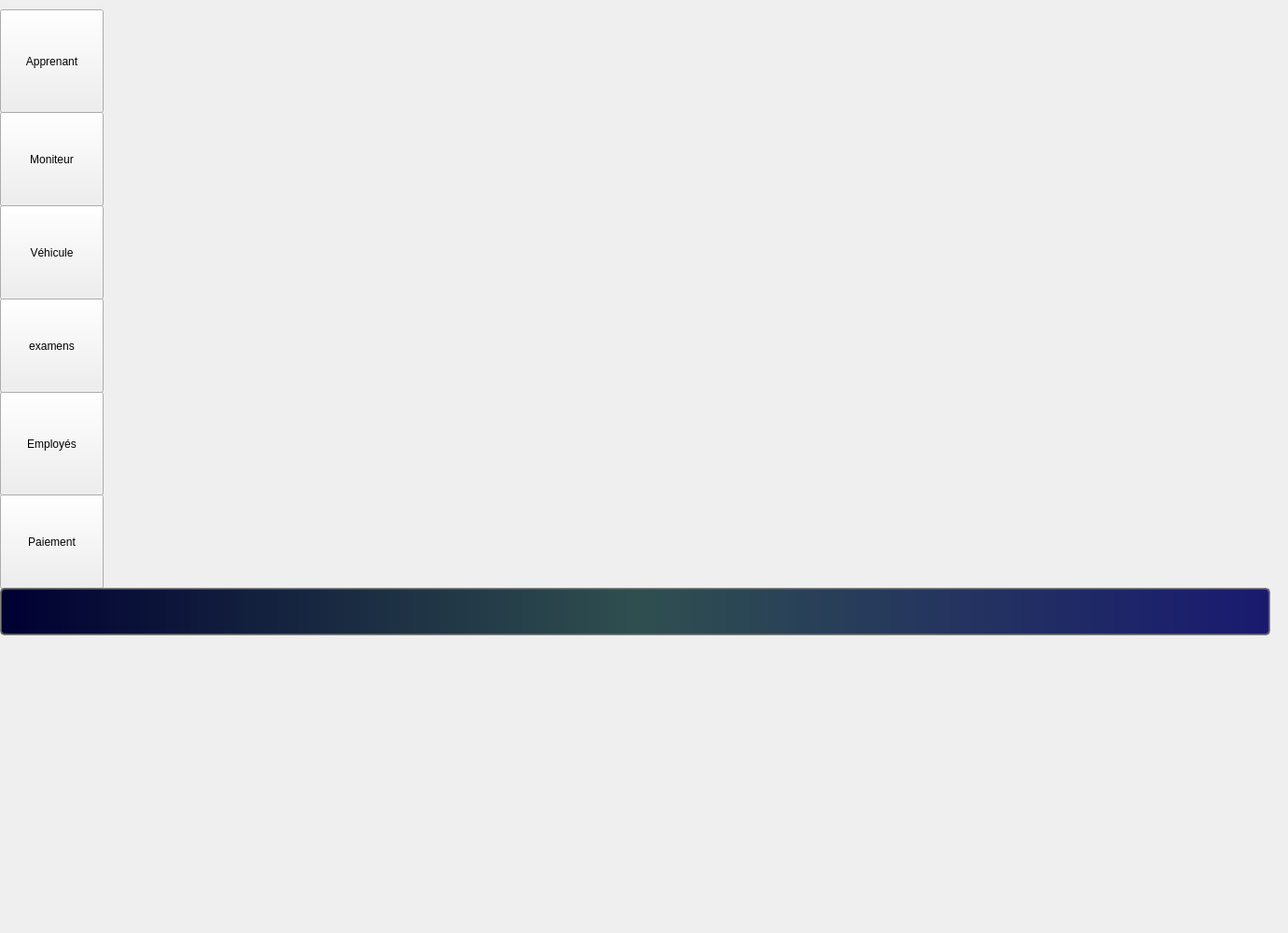
    <widget class="QWidget" name="Menu">
     <widget class="QPushButton" name="pushButton_examens">
      <property name="geometry">
       <rect>
        <x>0</x>
        <y>320</y>
        <width>111</width>
        <height>101</height>
       </rect>
      </property>
      <property name="styleSheet">
       <string notr="true">
    background: qlineargradient(x1:0, y1:0, x2:1, y2:0,
        stop:0 #43cea2,
        stop:1 #185a9d
    );
    color: white;
    border-radius: 12px;
    padding: 10px 22px;
    font-weight: bold;
    border: 1px solid #144d7e;
}

QPushButton:hover {
    background: qlineargradient(x1:0, y1:0, x2:1, y2:0,
        stop:0 #2ebf91,
        stop:1 #0f2027
    );</string>
      </property>
      <property name="text">
       <string>examens</string>
      </property>
     </widget>
     <widget class="QPushButton" name="Bvehicule">
      <property name="geometry">
       <rect>
        <x>0</x>
        <y>220</y>
        <width>111</width>
        <height>101</height>
       </rect>
      </property>
      <property name="styleSheet">
       <string notr="true">
    background: qlineargradient(x1:0, y1:0, x2:1, y2:0,
        stop:0 #43cea2,
        stop:1 #185a9d
    );
    color: white;
    border-radius: 12px;
    padding: 10px 22px;
    font-weight: bold;
    border: 1px solid #144d7e;
}

QPushButton:hover {
    background: qlineargradient(x1:0, y1:0, x2:1, y2:0,
        stop:0 #2ebf91,
        stop:1 #0f2027
    );</string>
      </property>
      <property name="text">
       <string>Véhicule</string>
      </property>
     </widget>
     <widget class="QLabel" name="label_12">
      <property name="geometry">
       <rect>
        <x>110</x>
        <y>-180</y>
        <width>1261</width>
        <height>991</height>
       </rect>
      </property>
      <property name="styleSheet">
       <string notr="true">image: url(:/Downloads/554337631_1437269814008871_8043664467412301076_n.png);</string>
      </property>
      <property name="text">
       <string/>
      </property>
      <property name="pixmap">
       <pixmap resource="logo.qrc">:/logo /logo.png</pixmap>
      </property>
      <property name="scaledContents">
       <bool>true</bool>
      </property>
     </widget>
     <widget class="QPushButton" name="pushButton_5">
      <property name="geometry">
       <rect>
        <x>0</x>
        <y>420</y>
        <width>111</width>
        <height>111</height>
       </rect>
      </property>
      <property name="styleSheet">
       <string notr="true">
    background: qlineargradient(x1:0, y1:0, x2:1, y2:0,
        stop:0 #43cea2,
        stop:1 #185a9d
    );
    color: white;
    border-radius: 12px;
    padding: 10px 22px;
    font-weight: bold;
    border: 1px solid #144d7e;
}

QPushButton:hover {
    background: qlineargradient(x1:0, y1:0, x2:1, y2:0,
        stop:0 #2ebf91,
        stop:1 #0f2027
    );</string>
      </property>
      <property name="text">
       <string>Employés</string>
      </property>
     </widget>
     <widget class="QPushButton" name="Bapprenant">
      <property name="geometry">
       <rect>
        <x>0</x>
        <y>10</y>
        <width>111</width>
        <height>111</height>
       </rect>
      </property>
      <property name="styleSheet">
       <string notr="true">
    background: qlineargradient(x1:0, y1:0, x2:1, y2:0,
        stop:0 #43cea2,
        stop:1 #185a9d
    );
    color: white;
    border-radius: 12px;
    padding: 10px 22px;
    font-weight: bold;
    border: 1px solid #144d7e;
}

QPushButton:hover {
    background: qlineargradient(x1:0, y1:0, x2:1, y2:0,
        stop:0 #2ebf91,
        stop:1 #0f2027
    );</string>
      </property>
      <property name="text">
       <string>Apprenant</string>
      </property>
     </widget>
     <widget class="QPushButton" name="Bpaiement">
      <property name="geometry">
       <rect>
        <x>0</x>
        <y>530</y>
        <width>111</width>
        <height>101</height>
       </rect>
      </property>
      <property name="styleSheet">
       <string notr="true">
    background: qlineargradient(x1:0, y1:0, x2:1, y2:0,
        stop:0 #43cea2,
        stop:1 #185a9d
    );
    color: white;
    border-radius: 12px;
    padding: 10px 22px;
    font-weight: bold;
    border: 1px solid #144d7e;
}

QPushButton:hover {
    background: qlineargradient(x1:0, y1:0, x2:1, y2:0,
        stop:0 #2ebf91,
        stop:1 #0f2027
    );</string>
      </property>
      <property name="text">
       <string>Paiement</string>
      </property>
     </widget>
     <widget class="QPushButton" name="Bmoniteurs">
      <property name="geometry">
       <rect>
        <x>0</x>
        <y>120</y>
        <width>111</width>
        <height>101</height>
       </rect>
      </property>
      <property name="styleSheet">
       <string notr="true">
    background: qlineargradient(x1:0, y1:0, x2:1, y2:0,
        stop:0 #43cea2,
        stop:1 #185a9d
    );
    color: white;
    border-radius: 12px;
    padding: 10px 22px;
    font-weight: bold;
    border: 1px solid #144d7e;
}

QPushButton:hover {
    background: qlineargradient(x1:0, y1:0, x2:1, y2:0,
        stop:0 #2ebf91,
        stop:1 #0f2027
    );</string>
      </property>
      <property name="text">
       <string>Moniteur</string>
      </property>
     </widget>
     <widget class="QPushButton" name="pushButton_8">
      <property name="geometry">
       <rect>
        <x>0</x>
        <y>630</y>
        <width>1361</width>
        <height>51</height>
       </rect>
      </property>
      <property name="styleSheet">
       <string notr="true">QPushButton {
    background: qlineargradient(x1: 0, y1: 0, x2: 1, y2: 0, stop: 0 rgba(0, 0, 50, 255), stop: 0.5 rgba(47, 79, 79, 255), stop: 1 rgba(25, 25, 112, 255));
    border: 2px solid rgba(100, 100, 100, 200);
    padding: 5px;
    color: white;
    font-weight: bold;
    border-radius: 5px;
}</string>
      </property>
      <property name="text">
       <string/>
      </property>
     </widget>
     <zorder>label_12</zorder>
     <zorder>pushButton_5</zorder>
     <zorder>Bapprenant</zorder>
     <zorder>Bpaiement</zorder>
     <zorder>Bmoniteurs</zorder>
     <zorder>pushButton_8</zorder>
     <zorder>pushButton_examens</zorder>
     <zorder>Bvehicule</zorder>
    </widget>
